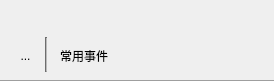
     <widget class="QWidget" name="common_events_title" native="true">
      <property name="geometry">
       <rect>
        <x>0</x>
        <y>0</y>
        <width>274</width>
        <height>81</height>
       </rect>
      </property>
      <widget class="QWidget" name="common_events_title_2" native="true">
       <property name="geometry">
        <rect>
         <x>0</x>
         <y>30</y>
         <width>195</width>
         <height>50</height>
        </rect>
       </property>
       <widget class="QToolButton" name="common_events_push_off">
        <property name="geometry">
         <rect>
          <x>13</x>
          <y>13</y>
          <width>25</width>
          <height>25</height>
         </rect>
        </property>
        <property name="styleSheet">
         <string notr="true">background-color: rgba(255, 255, 255, 0);</string>
        </property>
        <property name="text">
         <string>...</string>
        </property>
        <property name="icon">
         <iconset resource="rsc.qrc">
          <normaloff>:/icon/push_off.png</normaloff>:/icon/push_off.png</iconset>
        </property>
        <property name="iconSize">
         <size>
          <width>42</width>
          <height>42</height>
         </size>
        </property>
        <property name="autoRaise">
         <bool>true</bool>
        </property>
       </widget>
       <widget class="Line" name="common_events_line">
        <property name="geometry">
         <rect>
          <x>45</x>
          <y>7</y>
          <width>2</width>
          <height>35</height>
         </rect>
        </property>
        <property name="styleSheet">
         <string notr="true">color: rgb(163, 163, 163);
background-color: rgb(163, 163, 163);</string>
        </property>
        <property name="orientation">
         <enum>Qt::Vertical</enum>
        </property>
       </widget>
       <widget class="QLabel" name="common_events_label">
        <property name="geometry">
         <rect>
          <x>60</x>
          <y>15</y>
          <width>91</width>
          <height>21</height>
         </rect>
        </property>
        <property name="styleSheet">
         <string notr="true">font: 20px &quot;Microsoft YaHei&quot;;</string>
        </property>
        <property name="text">
         <string>常用事件</string>
        </property>
       </widget>
      </widget>
      <widget class="Line" name="line_5">
       <property name="geometry">
        <rect>
         <x>0</x>
         <y>80</y>
         <width>274</width>
         <height>2</height>
        </rect>
       </property>
       <property name="orientation">
        <enum>Qt::Horizontal</enum>
       </property>
      </widget>
     </widget>
